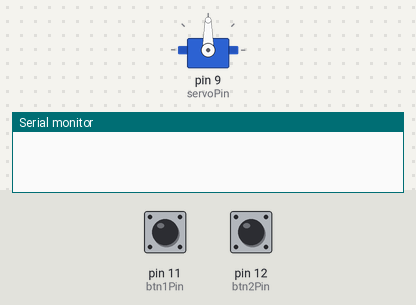
Simulated run of this sketch. Board: Arduino Uno, built with avr-gcc and run on an emulated ATmega328P. On the bench: servo, the last lines printed to the serial monitor. Inputs (shaded band) come from the test bench; at power-on: pin 11 (btn1Pin) LOW, pin 12 (btn2Pin) LOW.

Above: at 1.2 s.
1.3 s: pin 11 (btn1Pin) pulled HIGH for 1 s
3.8 s: pin 12 (btn2Pin) pulled HIGH for 0.15 s
At 5.1 s:
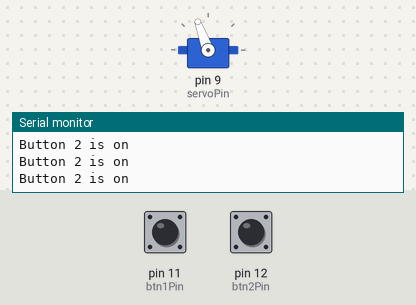
5.4 s: pin 12 (btn2Pin) pulled HIGH for 0.15 s
At 6.5 s:
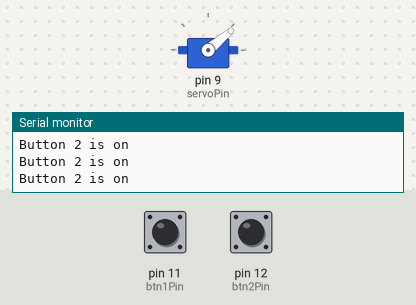
7.0 s: pin 11 (btn1Pin) pulled HIGH for 3.2 s
At 7.9 s:
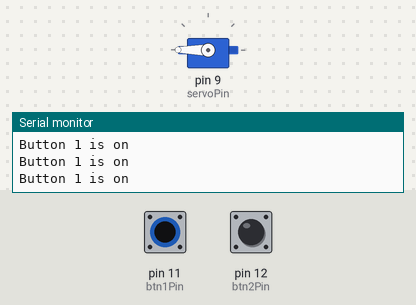
11.7 s: pin 12 (btn2Pin) pulled HIGH for 1 s
At 12.7 s:
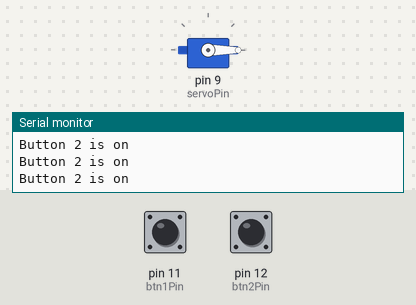
14.2 s: pin 11 (btn1Pin) pulsed HIGH 5 times (0.12 s each, 0.3 s apart)
At 14.48 s:
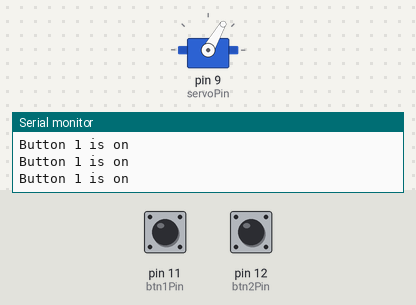
Timing chart, 0 to 17.2 s (numbered marks = the images above; inputs shaded):
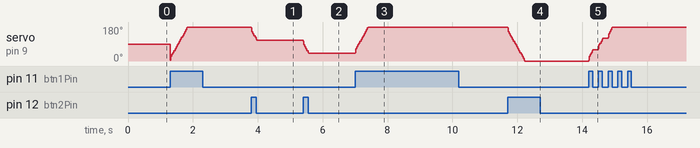

Measured:
- after the input at 3.8 s, servo on pin 9 (servoPin): 180° → 110° at once
- after the input at 5.4 s, servo on pin 9 (servoPin): 110° → 40° at once
- after the input at 7.0 s, servo on pin 9 (servoPin): moves from 40° to 180° over 0.40 s, starting at once
- after the input at 11.7 s, servo on pin 9 (servoPin): moves from 180° to 0° over 0.53 s, starting at once
- after the input at 14.2 s, servo on pin 9 (servoPin): moves from 0° to 180° over 0.73 s, starting at once

The sketch:

PortableServoCode.ino
```cpp
//Portable Servo
//Sam Funk
//Uses two buttons to turn a servo in both directions.

#include <Servo.h>    //Adds the servo library

Servo myServo;    //Names the servo

int servoPin = 9;
int btn1Pin = 11;
int btn2Pin = 12;
int btn1State = 0;
int btn2State = 0;
int angle = 0;

void setup() {
  Serial.begin(9600);
  pinMode(btn1Pin, INPUT);
  pinMode(btn2Pin, INPUT);
  myServo.attach(servoPin);
}

void loop() {
  btn1State = digitalRead(btn1Pin);
  btn2State = digitalRead(btn2Pin);
  if (btn1State == HIGH && angle < 180) {       //When I press Button 1
    Serial.println("Button 1 is on");           //the serial monitor displays that the button is on
    myServo.write(angle + 5);                   //and the servo turns clockwise.
    angle = (angle + 5);
  }
  if (btn2State == HIGH && angle > 0) {
    Serial.println("Button 2 is on");
    myServo.write(angle - 5);
    angle = (angle - 5);
  }
}

      //Credit to: https://www.instructables.com/id/How-to-usa-a-Servo-motor-Arduino-Tutorial/
```
